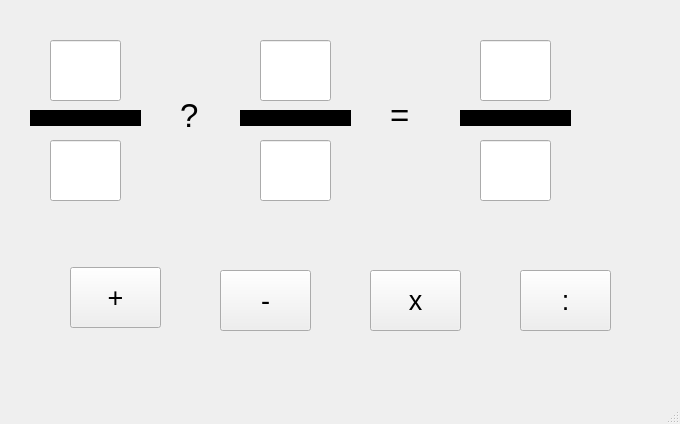
<?xml version="1.0" encoding="UTF-8"?>
<ui version="4.0">
 <class>MainWindow</class>
 <widget class="QMainWindow" name="MainWindow">
  <property name="geometry">
   <rect>
    <x>0</x>
    <y>0</y>
    <width>680</width>
    <height>424</height>
   </rect>
  </property>
  <property name="windowTitle">
   <string>MainWindow</string>
  </property>
  <widget class="QWidget" name="centralwidget">
   <widget class="QLineEdit" name="lineEditPS1Tu">
    <property name="geometry">
     <rect>
      <x>50</x>
      <y>40</y>
      <width>71</width>
      <height>61</height>
     </rect>
    </property>
    <property name="font">
     <font>
      <pointsize>15</pointsize>
     </font>
    </property>
   </widget>
   <widget class="QLabel" name="label">
    <property name="geometry">
     <rect>
      <x>30</x>
      <y>110</y>
      <width>111</width>
      <height>16</height>
     </rect>
    </property>
    <property name="styleSheet">
     <string notr="true">background-color: rgb(0, 0, 0);</string>
    </property>
    <property name="text">
     <string/>
    </property>
   </widget>
   <widget class="QLineEdit" name="lineEditPS1Mau">
    <property name="geometry">
     <rect>
      <x>50</x>
      <y>140</y>
      <width>71</width>
      <height>61</height>
     </rect>
    </property>
    <property name="font">
     <font>
      <pointsize>15</pointsize>
     </font>
    </property>
   </widget>
   <widget class="QLineEdit" name="lineEditPS2Tu">
    <property name="geometry">
     <rect>
      <x>260</x>
      <y>40</y>
      <width>71</width>
      <height>61</height>
     </rect>
    </property>
    <property name="font">
     <font>
      <pointsize>15</pointsize>
     </font>
    </property>
   </widget>
   <widget class="QLabel" name="label_2">
    <property name="geometry">
     <rect>
      <x>240</x>
      <y>110</y>
      <width>111</width>
      <height>16</height>
     </rect>
    </property>
    <property name="styleSheet">
     <string notr="true">background-color: rgb(0, 0, 0);</string>
    </property>
    <property name="text">
     <string/>
    </property>
   </widget>
   <widget class="QLineEdit" name="lineEditPS2Mau">
    <property name="geometry">
     <rect>
      <x>260</x>
      <y>140</y>
      <width>71</width>
      <height>61</height>
     </rect>
    </property>
    <property name="font">
     <font>
      <pointsize>15</pointsize>
     </font>
    </property>
   </widget>
   <widget class="QLineEdit" name="lineEditPS3Mau">
    <property name="geometry">
     <rect>
      <x>480</x>
      <y>140</y>
      <width>71</width>
      <height>61</height>
     </rect>
    </property>
    <property name="font">
     <font>
      <pointsize>15</pointsize>
     </font>
    </property>
   </widget>
   <widget class="QLabel" name="label_3">
    <property name="geometry">
     <rect>
      <x>460</x>
      <y>110</y>
      <width>111</width>
      <height>16</height>
     </rect>
    </property>
    <property name="styleSheet">
     <string notr="true">background-color: rgb(0, 0, 0);</string>
    </property>
    <property name="text">
     <string/>
    </property>
   </widget>
   <widget class="QLineEdit" name="lineEditPS3Tu">
    <property name="geometry">
     <rect>
      <x>480</x>
      <y>40</y>
      <width>71</width>
      <height>61</height>
     </rect>
    </property>
    <property name="font">
     <font>
      <pointsize>15</pointsize>
     </font>
    </property>
   </widget>
   <widget class="QLabel" name="labelDauChamHoi">
    <property name="geometry">
     <rect>
      <x>180</x>
      <y>80</y>
      <width>31</width>
      <height>71</height>
     </rect>
    </property>
    <property name="font">
     <font>
      <pointsize>25</pointsize>
     </font>
    </property>
    <property name="text">
     <string>?</string>
    </property>
   </widget>
   <widget class="QLabel" name="label_5">
    <property name="geometry">
     <rect>
      <x>390</x>
      <y>80</y>
      <width>41</width>
      <height>71</height>
     </rect>
    </property>
    <property name="font">
     <font>
      <pointsize>25</pointsize>
     </font>
    </property>
    <property name="text">
     <string>=</string>
    </property>
   </widget>
   <widget class="QPushButton" name="pushButtonCong">
    <property name="geometry">
     <rect>
      <x>70</x>
      <y>267</y>
      <width>91</width>
      <height>61</height>
     </rect>
    </property>
    <property name="font">
     <font>
      <pointsize>20</pointsize>
     </font>
    </property>
    <property name="text">
     <string>+</string>
    </property>
    <property name="icon">
     <iconset>
      <normaloff>../images/ic_plus.webp</normaloff>../images/ic_plus.webp</iconset>
    </property>
    <property name="iconSize">
     <size>
      <width>40</width>
      <height>40</height>
     </size>
    </property>
   </widget>
   <widget class="QPushButton" name="pushButtonTru">
    <property name="geometry">
     <rect>
      <x>220</x>
      <y>270</y>
      <width>91</width>
      <height>61</height>
     </rect>
    </property>
    <property name="font">
     <font>
      <pointsize>20</pointsize>
     </font>
    </property>
    <property name="text">
     <string>-</string>
    </property>
    <property name="icon">
     <iconset>
      <normaloff>../images/ic_minus.webp</normaloff>../images/ic_minus.webp</iconset>
    </property>
    <property name="iconSize">
     <size>
      <width>40</width>
      <height>40</height>
     </size>
    </property>
   </widget>
   <widget class="QPushButton" name="pushButtonNhan">
    <property name="geometry">
     <rect>
      <x>370</x>
      <y>270</y>
      <width>91</width>
      <height>61</height>
     </rect>
    </property>
    <property name="font">
     <font>
      <pointsize>20</pointsize>
     </font>
    </property>
    <property name="text">
     <string>x</string>
    </property>
    <property name="icon">
     <iconset>
      <normaloff>../images/ic_times.webp</normaloff>../images/ic_times.webp</iconset>
    </property>
    <property name="iconSize">
     <size>
      <width>40</width>
      <height>40</height>
     </size>
    </property>
   </widget>
   <widget class="QPushButton" name="pushButtonChia">
    <property name="geometry">
     <rect>
      <x>520</x>
      <y>270</y>
      <width>91</width>
      <height>61</height>
     </rect>
    </property>
    <property name="font">
     <font>
      <pointsize>20</pointsize>
     </font>
    </property>
    <property name="text">
     <string>:</string>
    </property>
    <property name="icon">
     <iconset>
      <normaloff>../images/ic_divide.webp</normaloff>../images/ic_divide.webp</iconset>
    </property>
    <property name="iconSize">
     <size>
      <width>40</width>
      <height>40</height>
     </size>
    </property>
   </widget>
  </widget>
  <widget class="QMenuBar" name="menubar">
   <property name="geometry">
    <rect>
     <x>0</x>
     <y>0</y>
     <width>680</width>
     <height>26</height>
    </rect>
   </property>
  </widget>
  <widget class="QStatusBar" name="statusbar"/>
 </widget>
 <resources/>
 <connections/>
</ui>
